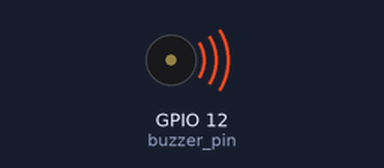
Simulated run of this program. Board: ESP32 board running MicroPython. On the bench: buzzer (waves = sounding). At 3.5 s the program stops and its outputs stay as they are.

Above: at 0.1 s.
At 3.6 s:
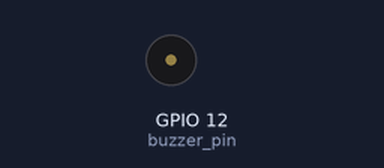
Timing chart, 0 to 5.0 s (numbered marks = the images above):
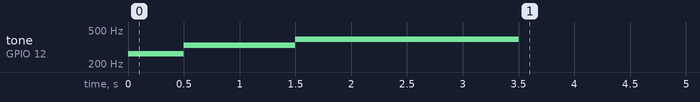

The program:

65_tone.py
```python
from machine import PWM, Pin
import time

# Define the pin number for the buzzer
buzzer_pin = Pin(12)

# Define the PWM object with the buzzer pin
buzzer_pwm = PWM(buzzer_pin)

# Dictionary mapping note names to their corresponding frequencies
notes = {
    'C4': 262,
    'D4': 294,
    'E4': 330,
    'F4': 349,
    'G4': 392,
    'A4': 440,
    'B4': 494,
    'C5': 523,
}

# Function to play a note
def play_note(note, duration):
    frequency = notes.get(note)
    if frequency:
        buzzer_pwm.freq(frequency)  # Set the frequency of the PWM
        buzzer_pwm.duty(512)  # Set the duty cycle to 50% (midpoint)
        time.sleep(duration)  # Play the note for the specified duration
        buzzer_pwm.duty(0)  # Turn off the buzzer

# Example usage
play_note('C4', 0.5)  # Play C4 for 0.5 seconds
play_note('E4', 1)  # Play E4 for 1 second
play_note('G4', 2)  # Play G4 for 2 seconds
```

Measured:
- by itself, tone on GPIO 12 (buzzer_pin): silent → 262 Hz at 0.00 s, → 330 Hz 0.50 s later, → 392 Hz 1.0 s later, → silent 2.0 s later
